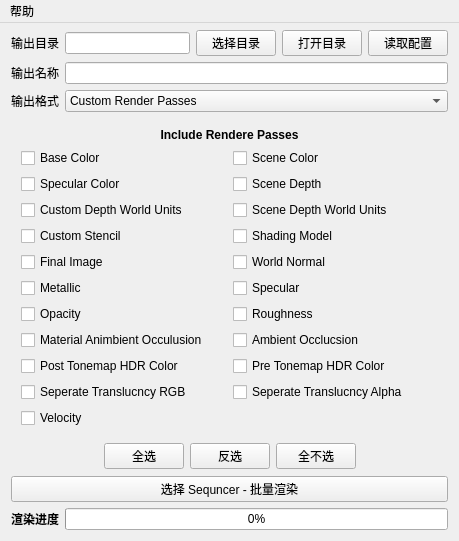
<?xml version="1.0" encoding="UTF-8"?>
<ui version="4.0">
 <class>Form</class>
 <widget class="QWidget" name="Form">
  <property name="geometry">
   <rect>
    <x>0</x>
    <y>0</y>
    <width>459</width>
    <height>497</height>
   </rect>
  </property>
  <property name="windowTitle">
   <string>Sequencer 批量渲染工具</string>
  </property>
  <layout class="QVBoxLayout" name="verticalLayout">
   <property name="topMargin">
    <number>30</number>
   </property>
   <item>
    <layout class="QHBoxLayout" name="horizontalLayout_2">
     <item>
      <widget class="QLabel" name="label_2">
       <property name="text">
        <string>输出目录</string>
       </property>
      </widget>
     </item>
     <item>
      <widget class="MLineEdit" name="Output_LE"/>
     </item>
     <item>
      <widget class="MPushButton" name="pushButton">
       <property name="text">
        <string>选择目录</string>
       </property>
      </widget>
     </item>
     <item>
      <widget class="MPushButton" name="Locate_BTN">
       <property name="text">
        <string>打开目录</string>
       </property>
      </widget>
     </item>
     <item>
      <widget class="MPushButton" name="Config_BTN">
       <property name="text">
        <string>读取配置</string>
       </property>
      </widget>
     </item>
    </layout>
   </item>
   <item>
    <layout class="QHBoxLayout" name="horizontalLayout_3">
     <item>
      <widget class="QLabel" name="Output_Label">
       <property name="text">
        <string>输出名称</string>
       </property>
      </widget>
     </item>
     <item>
      <widget class="MLineEdit" name="FileName_LE">
       <property name="placeholderText">
        <string/>
       </property>
      </widget>
     </item>
    </layout>
   </item>
   <item>
    <layout class="QHBoxLayout" name="horizontalLayout">
     <item>
      <widget class="QLabel" name="label">
       <property name="text">
        <string>输出格式</string>
       </property>
      </widget>
     </item>
     <item>
      <widget class="MComboBox" name="Proctocol_Combo">
       <property name="sizePolicy">
        <sizepolicy hsizetype="Expanding" vsizetype="Fixed">
         <horstretch>0</horstretch>
         <verstretch>0</verstretch>
        </sizepolicy>
       </property>
       <item>
        <property name="text">
         <string>Custom Render Passes</string>
        </property>
       </item>
       <item>
        <property name="text">
         <string>Image Sequence (.jpg)</string>
        </property>
       </item>
       <item>
        <property name="text">
         <string>Image Sequence (.exr)</string>
        </property>
       </item>
       <item>
        <property name="text">
         <string>Image Sequence (.png)</string>
        </property>
       </item>
       <item>
        <property name="text">
         <string>Image Sequence (.bmp)</string>
        </property>
       </item>
       <item>
        <property name="text">
         <string>Video Sequence (.avi)</string>
        </property>
       </item>
      </widget>
     </item>
    </layout>
   </item>
   <item>
    <widget class="QWidget" name="Custom_Pass_Container" native="true">
     <layout class="QVBoxLayout" name="verticalLayout_2">
      <property name="leftMargin">
       <number>1</number>
      </property>
      <property name="topMargin">
       <number>1</number>
      </property>
      <property name="rightMargin">
       <number>1</number>
      </property>
      <property name="bottomMargin">
       <number>1</number>
      </property>
      <item>
       <widget class="QWidget" name="Pass_Container" native="true">
        <layout class="QGridLayout" name="gridLayout">
         <item row="2" column="0">
          <widget class="MCheckBox" name="checkBox_12">
           <property name="text">
            <string>Specular Color</string>
           </property>
          </widget>
         </item>
         <item row="2" column="1">
          <widget class="MCheckBox" name="checkBox_10">
           <property name="text">
            <string>Scene Depth</string>
           </property>
          </widget>
         </item>
         <item row="1" column="1">
          <widget class="MCheckBox" name="checkBox_7">
           <property name="text">
            <string>Scene Color</string>
           </property>
          </widget>
         </item>
         <item row="9" column="0">
          <widget class="MCheckBox" name="checkBox_11">
           <property name="text">
            <string>Post Tonemap HDR Color</string>
           </property>
          </widget>
         </item>
         <item row="10" column="0">
          <widget class="MCheckBox" name="checkBox_17">
           <property name="text">
            <string>Seperate Translucncy RGB</string>
           </property>
          </widget>
         </item>
         <item row="11" column="0">
          <widget class="MCheckBox" name="checkBox_20">
           <property name="text">
            <string>Velocity</string>
           </property>
          </widget>
         </item>
         <item row="10" column="1">
          <widget class="MCheckBox" name="checkBox_16">
           <property name="text">
            <string>Seperate Translucncy Alpha</string>
           </property>
          </widget>
         </item>
         <item row="9" column="1">
          <widget class="MCheckBox" name="checkBox_13">
           <property name="text">
            <string>Pre Tonemap HDR Color</string>
           </property>
          </widget>
         </item>
         <item row="1" column="0">
          <widget class="MCheckBox" name="checkBox_2">
           <property name="text">
            <string>Base Color</string>
           </property>
          </widget>
         </item>
         <item row="5" column="0">
          <widget class="MCheckBox" name="checkBox_5">
           <property name="text">
            <string>Final Image</string>
           </property>
          </widget>
         </item>
         <item row="3" column="1">
          <widget class="MCheckBox" name="checkBox_15">
           <property name="text">
            <string>Scene Depth World Units</string>
           </property>
          </widget>
         </item>
         <item row="5" column="1">
          <widget class="MCheckBox" name="checkBox_21">
           <property name="text">
            <string>World Normal</string>
           </property>
          </widget>
         </item>
         <item row="4" column="1">
          <widget class="MCheckBox" name="checkBox_18">
           <property name="text">
            <string>Shading Model</string>
           </property>
          </widget>
         </item>
         <item row="3" column="0">
          <widget class="MCheckBox" name="checkBox_3">
           <property name="text">
            <string>Custom Depth World Units</string>
           </property>
          </widget>
         </item>
         <item row="7" column="1">
          <widget class="MCheckBox" name="checkBox_14">
           <property name="text">
            <string>Roughness</string>
           </property>
          </widget>
         </item>
         <item row="4" column="0">
          <widget class="MCheckBox" name="checkBox_6">
           <property name="text">
            <string>Custom Stencil</string>
           </property>
          </widget>
         </item>
         <item row="6" column="0">
          <widget class="MCheckBox" name="checkBox_4">
           <property name="text">
            <string>Metallic</string>
           </property>
          </widget>
         </item>
         <item row="7" column="0">
          <widget class="MCheckBox" name="checkBox_9">
           <property name="text">
            <string>Opacity</string>
           </property>
          </widget>
         </item>
         <item row="8" column="1">
          <widget class="MCheckBox" name="checkBox">
           <property name="text">
            <string>Ambient Occlucsion</string>
           </property>
          </widget>
         </item>
         <item row="8" column="0">
          <widget class="MCheckBox" name="checkBox_8">
           <property name="text">
            <string>Material Animbient Occulusion</string>
           </property>
          </widget>
         </item>
         <item row="6" column="1">
          <widget class="MCheckBox" name="checkBox_19">
           <property name="text">
            <string>Specular</string>
           </property>
          </widget>
         </item>
         <item row="0" column="0" colspan="2">
          <widget class="QLabel" name="label_3">
           <property name="text">
            <string>&lt;html&gt;&lt;head/&gt;&lt;body&gt;&lt;p align=&quot;center&quot;&gt;&lt;span style=&quot; font-weight:600;&quot;&gt;Include Rendere Passes&lt;/span&gt;&lt;/p&gt;&lt;/body&gt;&lt;/html&gt;</string>
           </property>
          </widget>
         </item>
        </layout>
        <zorder>checkBox_2</zorder>
        <zorder>checkBox_7</zorder>
        <zorder>checkBox_12</zorder>
        <zorder>checkBox_10</zorder>
        <zorder>checkBox_15</zorder>
        <zorder>checkBox_18</zorder>
        <zorder>checkBox_21</zorder>
        <zorder>checkBox_4</zorder>
        <zorder>checkBox_19</zorder>
        <zorder>checkBox_9</zorder>
        <zorder>checkBox_14</zorder>
        <zorder>checkBox_8</zorder>
        <zorder>checkBox</zorder>
        <zorder>checkBox_11</zorder>
        <zorder>checkBox_13</zorder>
        <zorder>checkBox_17</zorder>
        <zorder>checkBox_16</zorder>
        <zorder>checkBox_20</zorder>
        <zorder>checkBox_6</zorder>
        <zorder>checkBox_3</zorder>
        <zorder>checkBox_5</zorder>
        <zorder>label_3</zorder>
       </widget>
      </item>
      <item>
       <layout class="QHBoxLayout" name="horizontalLayout_4">
        <item>
         <spacer name="horizontalSpacer_2">
          <property name="orientation">
           <enum>Qt::Horizontal</enum>
          </property>
          <property name="sizeHint" stdset="0">
           <size>
            <width>40</width>
            <height>20</height>
           </size>
          </property>
         </spacer>
        </item>
        <item>
         <widget class="MPushButton" name="Select_BTN">
          <property name="text">
           <string>全选</string>
          </property>
         </widget>
        </item>
        <item>
         <widget class="MPushButton" name="Toggle_BTN">
          <property name="text">
           <string>反选</string>
          </property>
         </widget>
        </item>
        <item>
         <widget class="MPushButton" name="NonSelect_BTN">
          <property name="text">
           <string>全不选</string>
          </property>
         </widget>
        </item>
        <item>
         <spacer name="horizontalSpacer">
          <property name="orientation">
           <enum>Qt::Horizontal</enum>
          </property>
          <property name="sizeHint" stdset="0">
           <size>
            <width>40</width>
            <height>20</height>
           </size>
          </property>
         </spacer>
        </item>
       </layout>
      </item>
     </layout>
    </widget>
   </item>
   <item>
    <widget class="MPushButton" name="Render_BTN">
     <property name="text">
      <string>选择 Sequncer - 批量渲染</string>
     </property>
    </widget>
   </item>
   <item>
    <layout class="QHBoxLayout" name="horizontalLayout_5">
     <item>
      <widget class="QLabel" name="label_4">
       <property name="text">
        <string>&lt;html&gt;&lt;head/&gt;&lt;body&gt;&lt;p&gt;&lt;span style=&quot; font-weight:600;&quot;&gt;渲染进度&lt;/span&gt;&lt;/p&gt;&lt;/body&gt;&lt;/html&gt;</string>
       </property>
      </widget>
     </item>
     <item>
      <widget class="QProgressBar" name="ProgressBar">
       <property name="value">
        <number>0</number>
       </property>
      </widget>
     </item>
    </layout>
   </item>
   <item>
    <spacer name="verticalSpacer">
     <property name="orientation">
      <enum>Qt::Vertical</enum>
     </property>
     <property name="sizeHint" stdset="0">
      <size>
       <width>20</width>
       <height>40</height>
      </size>
     </property>
    </spacer>
   </item>
  </layout>
  <widget class="QMenuBar" name="MenuBar">
   <property name="geometry">
    <rect>
     <x>0</x>
     <y>0</y>
     <width>9999</width>
     <height>23</height>
    </rect>
   </property>
   <property name="sizePolicy">
    <sizepolicy hsizetype="Expanding" vsizetype="Expanding">
     <horstretch>0</horstretch>
     <verstretch>0</verstretch>
    </sizepolicy>
   </property>
   <property name="minimumSize">
    <size>
     <width>9999</width>
     <height>0</height>
    </size>
   </property>
   <property name="styleSheet">
    <string notr="true"/>
   </property>
   <property name="defaultUp">
    <bool>false</bool>
   </property>
   <property name="nativeMenuBar">
    <bool>true</bool>
   </property>
   <widget class="QMenu" name="menu">
    <property name="title">
     <string>帮助</string>
    </property>
    <addaction name="action"/>
   </widget>
   <addaction name="menu"/>
  </widget>
  <action name="action">
   <property name="text">
    <string>帮助文档</string>
   </property>
  </action>
 </widget>
 <customwidgets>
  <customwidget>
   <class>MComboBox</class>
   <extends>QComboBox</extends>
   <header>dayu_widgets/combo_box.h</header>
  </customwidget>
  <customwidget>
   <class>MLineEdit</class>
   <extends>QLineEdit</extends>
   <header>dayu_widgets/line_edit.h</header>
  </customwidget>
  <customwidget>
   <class>MPushButton</class>
   <extends>QPushButton</extends>
   <header>dayu_widgets/push_button.h</header>
  </customwidget>
  <customwidget>
   <class>MCheckBox</class>
   <extends>QCheckBox</extends>
   <header>dayu_widgets/check_box.h</header>
  </customwidget>
 </customwidgets>
 <resources/>
 <connections/>
</ui>
